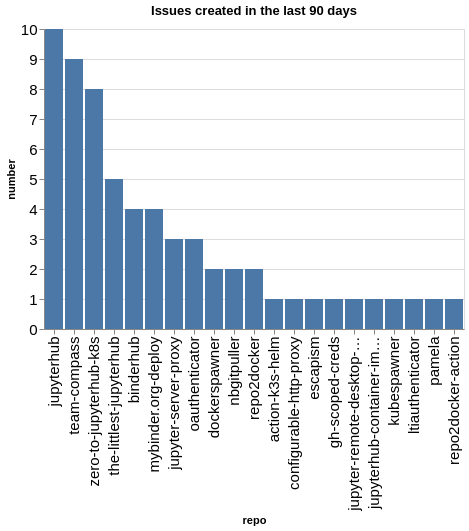

Write notebook code for a chart like this one.
### Code cell
created_counts = created.groupby(['org', 'repo']).count()['number'].reset_index()
created_counts['org/repo'] = created_counts.apply(lambda a: a['org'] + '/' + a['repo'], axis=1)
sorted_vals = created_counts.sort_values(['org', 'number'], ascending=False)['repo'].values
alt.Chart(data=created_counts, title=f"Issues created in the last {n_days} days").mark_bar().encode(
    x=alt.X('repo', sort=alt.Sort(sorted_vals.tolist())),
    y='number',
)

### Figure 1 — Vega-Lite specification as saved in the notebook (floating-point values rounded to 4 significant figures)
{"config": {"axisLeft": {"labelFontSize": 15}, "axisBottom": {"labelFontSize": 15}}, "data": {"name": "data-149eae6eed537d97eb5625489ae46e36"}, "mark": {"type": "bar"}, "encoding": {"x": {"field": "repo", "sort": ["jupyterhub", "team-compass", "zero-to-jupyterhub-k8s", "the-littlest-jupyterhub", "binderhub", "mybinder.org-deploy", "jupyter-server-proxy", "oauthenticator", "dockerspawner", "nbgitpuller", "repo2docker", "action-k3s-helm", "configurable-http-proxy", "escapism", "gh-scoped-creds", "jupyter-remote-desktop-proxy", "jupyterhub-container-images", "kubespawner", "ltiauthenticator", "pamela", "repo2docker-action"], "type": "nominal"}, "y": {"field": "number", "type": "quantitative"}}, "title": "Issues created in the last 90 days", "$schema": "https://vega.github.io/schema/vega-lite/v5.20.1.json", "datasets": {"data-149eae6eed537d97eb5625489ae46e36": [{"org": "jupyterhub", "repo": "action-k3s-helm", "number": 1, "org/repo": "jupyterhub/action-k3s-helm"}, {"org": "jupyterhub", "repo": "binderhub", "number": 4, "org/repo": "jupyterhub/binderhub"}, {"org": "jupyterhub", "repo": "configurable-http-proxy", "number": 1, "org/repo": "jupyterhub/configurable-http-proxy"}, {"org": "jupyterhub", "repo": "dockerspawner", "number": 2, "org/repo": "jupyterhub/dockerspawner"}, {"org": "jupyterhub", "repo": "escapism", "number": 1, "org/repo": "jupyterhub/escapism"}, {"org": "jupyterhub", "repo": "gh-scoped-creds", "number": 1, "org/repo": "jupyterhub/gh-scoped-creds"}, {"org": "jupyterhub", "repo": "jupyter-remote-desktop-proxy", "number": 1, "org/repo": "jupyterhub/jupyter-remote-desktop-proxy"}, {"org": "jupyterhub", "repo": "jupyter-server-proxy", "number": 3, "org/repo": "jupyterhub/jupyter-server-proxy"}, {"org": "jupyterhub", "repo": "jupyterhub", "number": 10, "org/repo": "jupyterhub/jupyterhub"}, {"org": "jupyterhub", "repo": "jupyterhub-container-images", "number": 1, "org/repo": "jupyterhub/jupyterhub-container-images"}, {"org": "jupyterhub", "repo": "kubespawner", "number": 1, "org/repo": "jupyterhub/kubespawner"}, {"org": "jupyterhub", "repo": "ltiauthenticator", "number": 1, "org/repo": "jupyterhub/ltiauthenticator"}, {"org": "jupyterhub", "repo": "mybinder.org-deploy", "number": 4, "org/repo": "jupyterhub/mybinder.org-deploy"}, {"org": "jupyterhub", "repo": "nbgitpuller", "number": 2, "org/repo": "jupyterhub/nbgitpuller"}, {"org": "jupyterhub", "repo": "oauthenticator", "number": 3, "org/repo": "jupyterhub/oauthenticator"}, {"org": "jupyterhub", "repo": "pamela", "number": 1, "org/repo": "jupyterhub/pamela"}, {"org": "jupyterhub", "repo": "repo2docker", "number": 2, "org/repo": "jupyterhub/repo2docker"}, {"org": "jupyterhub", "repo": "repo2docker-action", "number": 1, "org/repo": "jupyterhub/repo2docker-action"}, {"org": "jupyterhub", "repo": "team-compass", "number": 9, "org/repo": "jupyterhub/team-compass"}, {"org": "jupyterhub", "repo": "the-littlest-jupyterhub", "number": 5, "org/repo": "jupyterhub/the-littlest-jupyterhub"}, {"org": "jupyterhub", "repo": "zero-to-jupyterhub-k8s", "number": 8, "org/repo": "jupyterhub/zero-to-jupyterhub-k8s"}]}}
